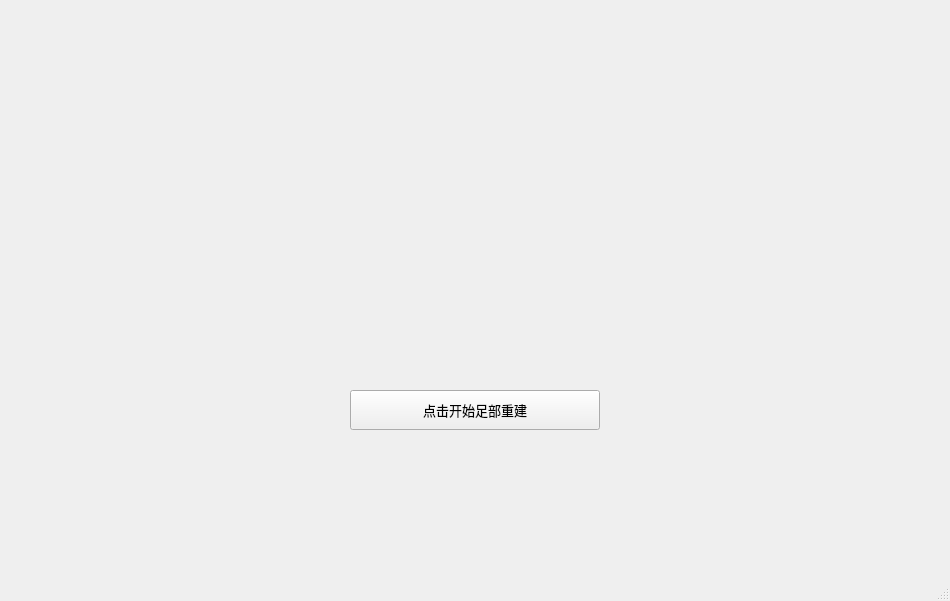
<?xml version="1.0" encoding="UTF-8"?>
<ui version="4.0">
 <class>MainWindow</class>
 <widget class="QMainWindow" name="MainWindow">
  <property name="geometry">
   <rect>
    <x>0</x>
    <y>0</y>
    <width>950</width>
    <height>601</height>
   </rect>
  </property>
  <property name="minimumSize">
   <size>
    <width>950</width>
    <height>601</height>
   </size>
  </property>
  <property name="maximumSize">
   <size>
    <width>950</width>
    <height>601</height>
   </size>
  </property>
  <property name="font">
   <font>
    <family>宋体</family>
   </font>
  </property>
  <property name="windowTitle">
   <string>Graduation_design</string>
  </property>
  <widget class="QWidget" name="centralwidget">
   <property name="minimumSize">
    <size>
     <width>950</width>
     <height>601</height>
    </size>
   </property>
   <property name="maximumSize">
    <size>
     <width>950</width>
     <height>601</height>
    </size>
   </property>
   <widget class="QLabel" name="label">
    <property name="geometry">
     <rect>
      <x>350</x>
      <y>110</y>
      <width>250</width>
      <height>250</height>
     </rect>
    </property>
    <property name="styleSheet">
     <string notr="true">image: url(:/images/logo.png);</string>
    </property>
    <property name="text">
     <string/>
    </property>
   </widget>
   <widget class="QPushButton" name="pushButton">
    <property name="geometry">
     <rect>
      <x>350</x>
      <y>390</y>
      <width>250</width>
      <height>40</height>
     </rect>
    </property>
    <property name="font">
     <font>
      <family>幼圆</family>
      <pointsize>10</pointsize>
     </font>
    </property>
    <property name="styleSheet">
     <string notr="true"/>
    </property>
    <property name="text">
     <string>点击开始足部重建</string>
    </property>
    <property name="autoDefault">
     <bool>false</bool>
    </property>
   </widget>
  </widget>
  <widget class="QMenuBar" name="menubar">
   <property name="enabled">
    <bool>true</bool>
   </property>
   <property name="geometry">
    <rect>
     <x>0</x>
     <y>0</y>
     <width>950</width>
     <height>26</height>
    </rect>
   </property>
  </widget>
  <widget class="QStatusBar" name="statusbar">
   <property name="enabled">
    <bool>true</bool>
   </property>
  </widget>
 </widget>
 <resources>
  <include location="resource.qrc"/>
 </resources>
 <connections/>
</ui>
